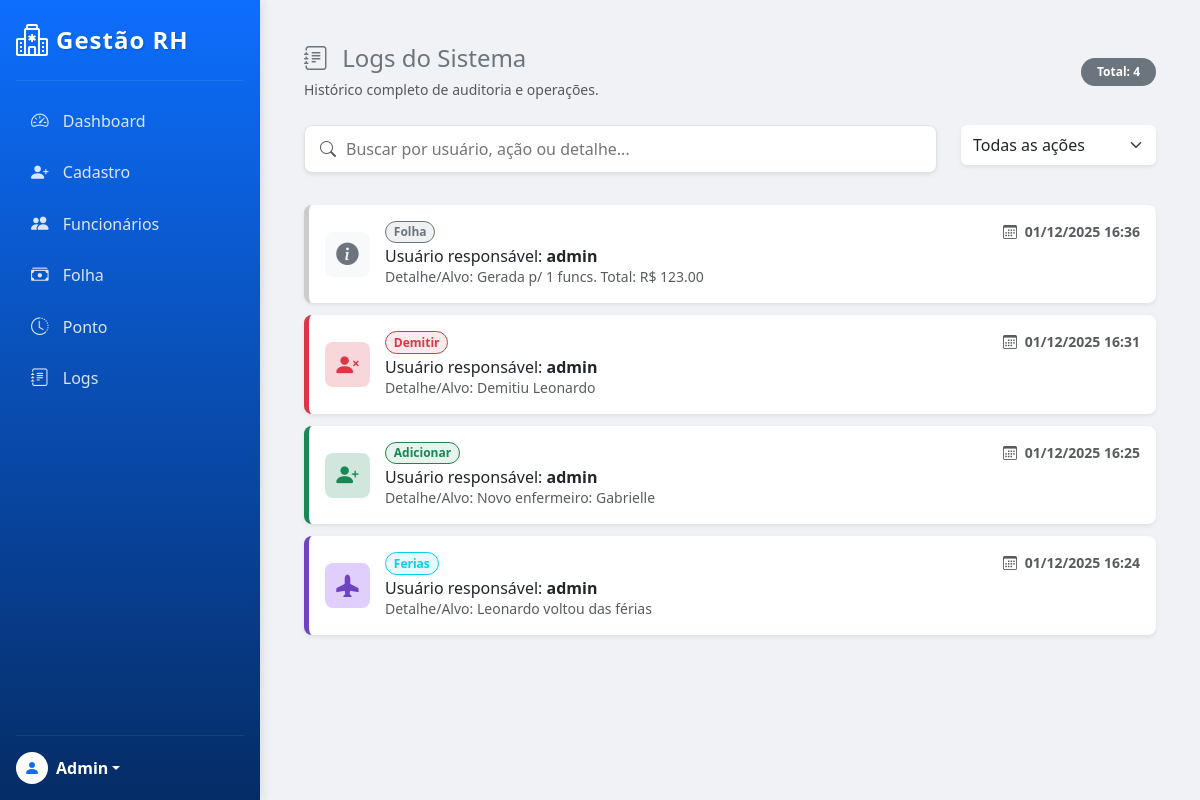
The app's page /logs (signed in) with its own data.
### log.py (models this page shows, shortened)
class RegistroLog(db.Model):
    __tablename__ = 'logs'
    id = db.Column(db.Integer, primary_key=True)
    timestamp = db.Column(db.DateTime, default=datetime.now)
    usuario = db.Column(db.String(50))
    acao = db.Column(db.String(50))
    alvo = db.Column(db.String(50))

### app.py (the view)
@app.route('/logs')
def logs():
    if session.get('permissao') != 'admin':
        flash("Acesso restrito.", "danger")
        return redirect('/')
    lista_logs = RegistroLog.query.order_by(RegistroLog.timestamp.desc()).all()
    return render_template('logs.html', logs=lista_logs)

### templates/logs.html (shortened to what this page needs)
{% extends 'base.html' %}
{% block conteudo %}
<div class="container-fluid p-4">
    <div class="d-flex justify-content-between align-items-center mb-4">
        <div>
            <h4 class="text-secondary mb-1">
                <i class="bi bi-journal-text me-2"></i> Logs do Sistema
            </h4>
            <small class="text-muted">Histórico completo de auditoria e operações.</small>
        </div>
        <span class="badge bg-secondary rounded-pill px-3 py-2">
            Total: {{ logs|length }}
        </span>
    </div>
    <div class="row mb-4">
        <div class="col-md-9 mb-2">
            <div class="d-flex align-items-center search-bar shadow-sm">
                <i class="bi bi-search text-muted me-2"></i>
                <input type="text" id="searchInput" placeholder="Buscar por usuário, ação ou detalhe..." onkeyup="filtrarLogs()">
            </div>
        </div>
        <div class="col-md-3 mb-2">
            <select class="form-select shadow-sm border-0 py-2" id="filtroAcao" onchange="filtrarLogs()">
                <option value="">Todas as ações</option>
            </select>
        </div>
    </div>
    <div class="row">
        <div class="col-12">
            <div id="listaLogs">
                {% for log in logs %}
                    {% set icon_class = 'bi-info-circle-fill' %}
                    {% set color_style = 'secondary' %}
                    {% set border_class = '' %}
                    {% set bg_icon_class = 'bg-light text-secondary' %}
                    {% if 'Adicionar' in log.acao or 'Cadastrar' in log.acao %}
                        {% set icon_class = 'bi-person-plus-fill' %}
                        {% set color_style = 'success' %}
                        {% set border_class = 'border-add' %}
                        {% set bg_icon_class = 'bg-icon-add' %}
                    {% elif 'Editar' in log.acao %}
                        {% set icon_class = 'bi-pencil-fill' %}
                        {% set color_style = 'warning' %}
                        {% set border_class = 'border-edit' %}
                        {% set bg_icon_class = 'bg-icon-edit' %}
                    {% elif 'Demitir' in log.acao %}
                        {% set icon_class = 'bi-person-x-fill' %}
                        {% set color_style = 'danger' %}
                        {% set border_class = 'border-del' %}
                        {% set bg_icon_class = 'bg-icon-del' %}
                    {% elif 'Ferias' in log.acao %}
                        {% set icon_class = 'bi-airplane-fill' %}
                        {% set color_style = 'info' %}
                        {% set border_class = 'border-ferias' %}
                        {% set bg_icon_class = 'bg-icon-ferias' %}
                    {% elif 'Ponto' in log.acao %}
                        {% set icon_class = 'bi-clock-fill' %}
                        {% set color_style = 'primary' %}
                        {% set border_class = 'border-ponto' %}
                        {% set bg_icon_class = 'bg-icon-ponto' %}
                    {% endif %}
                    <div class="log-card p-3 shadow-sm {{ border_class }}">
                        <div class="d-flex align-items-center">
                            <div class="icon-box {{ bg_icon_class }}">
                                <i class="bi {{ icon_class }}"></i>
                            </div>
                            <div class="flex-grow-1">
                                <div class="d-flex justify-content-between mb-1">
                                    <span class="badge bg-{{ color_style }} bg-opacity-10 text-{{ color_style }} rounded-pill border border-{{ color_style }}">
                                        {{ log.acao }}
                                    </span>
                                    <small class="text-muted fw-bold">
                                        <i class="bi bi-calendar3 me-1"></i>
                                        {{ log.timestamp.strftime('%d/%m/%Y %H:%M') if log.timestamp.strftime else log.timestamp }}
                                    </small>
                                </div>
                                <h6 class="mb-0 text-dark">
                                    Usuário responsável: <strong>{{ log.usuario }}</strong>
                                </h6>
                                <small class="text-muted text-truncate d-block" style="max-width: 600px;">
                                    Detalhe/Alvo: {{ log.alvo }}
                                </small>
                            </div>
                        </div>
                    </div>
                {% else %}
                    <div class="text-center py-5">
                        <i class="bi bi-folder2-open text-muted" style="font-size: 3rem;"></i>
                        <p class="text-muted mt-3">Nenhum registro de log encontrado.</p>
                    </div>
                {% endfor %}
            </div>
        </div>
    </div>
</div>
{% endblock %}

### templates/base.html (style rules this page uses)
body { background-color: #f0f2f5; margin: 0; padding: 0; overflow-x: hidden; }

### templates/logs.html (style rules this page uses)
.log-card { background: white; border: none; border-radius: 8px; margin-bottom: 12px; transition: transform 0.2s, box-shadow 0.2s; border-left: 5px solid #ccc; }
.border-add { border-left-color: #198754 !important; }
.bg-icon-add { background-color: #d1e7dd; color: #198754; }
.border-del { border-left-color: #dc3545 !important; }
.bg-icon-del { background-color: #f8d7da; color: #dc3545; }
.border-ferias { border-left-color: #6f42c1 !important; }
.bg-icon-ferias { background-color: #e0cffc; color: #6f42c1; }
.icon-box { width: 45px; height: 45px; border-radius: 8px; display: flex; align-items: center; justify-content: center; font-size: 1.4rem; margin-right: 15px; }
.search-bar { background: white; border-radius: 8px; padding: 10px 15px; border: 1px solid #dee2e6; }
.search-bar input { border: none; outline: none; width: 100%; background: transparent; }

### records on screen
RegistroLog: acao "Folha", timestamp "01/12/2025 16:36", usuario "admin", alvo "Gerada p/ 1 funcs. Total: R$ 123.00"
RegistroLog: acao "Demitir", timestamp "01/12/2025 16:31", usuario "admin", alvo "Demitiu Leonardo"
RegistroLog: acao "Adicionar", timestamp "01/12/2025 16:25", usuario "admin", alvo "Novo enfermeiro: Gabrielle"
RegistroLog: acao "Ferias", timestamp "01/12/2025 16:24", usuario "admin", alvo "Leonardo voltou das férias"

### other values on screen
{{ logs|length }} "4"
